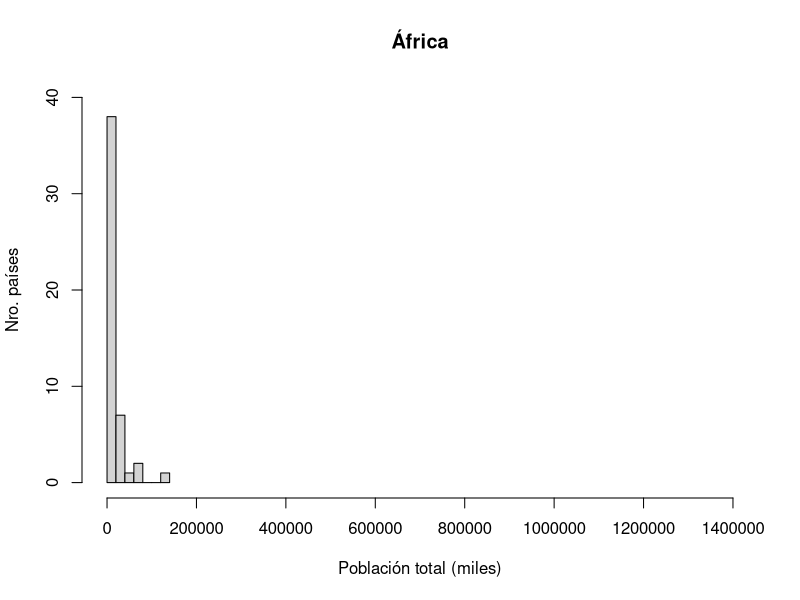
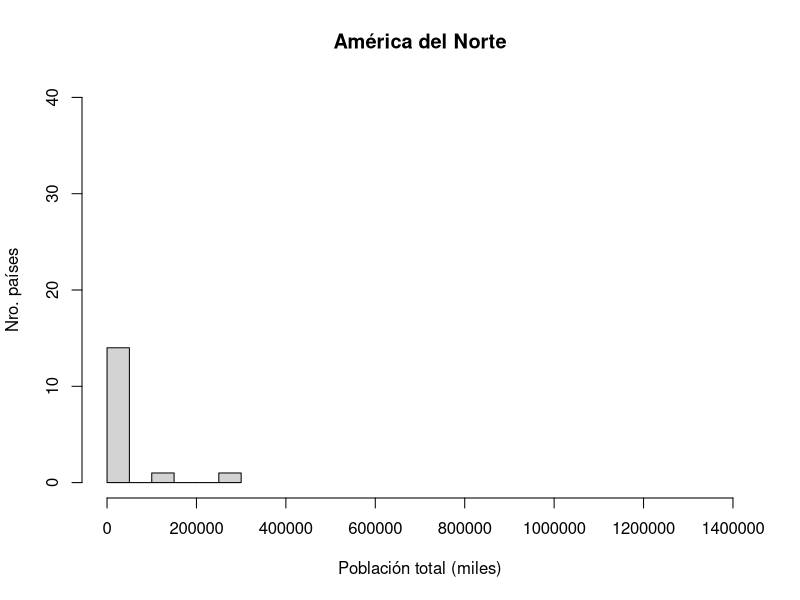
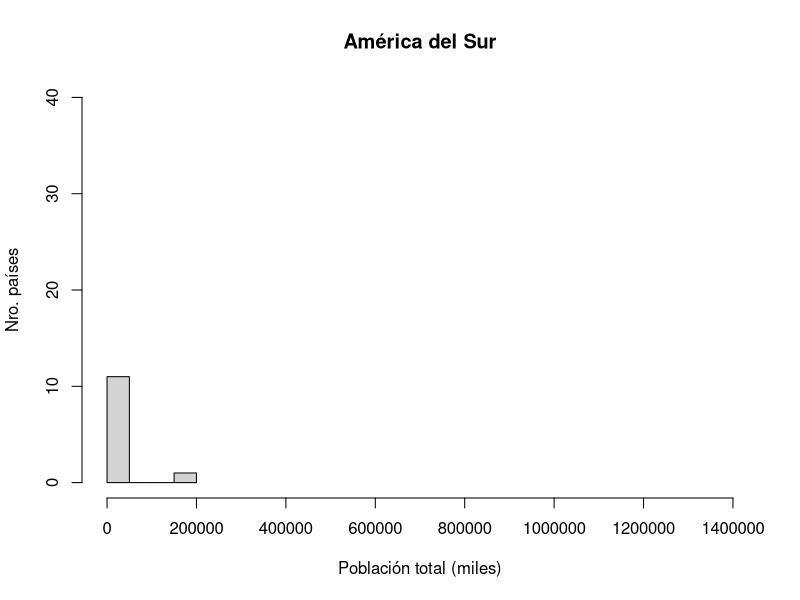
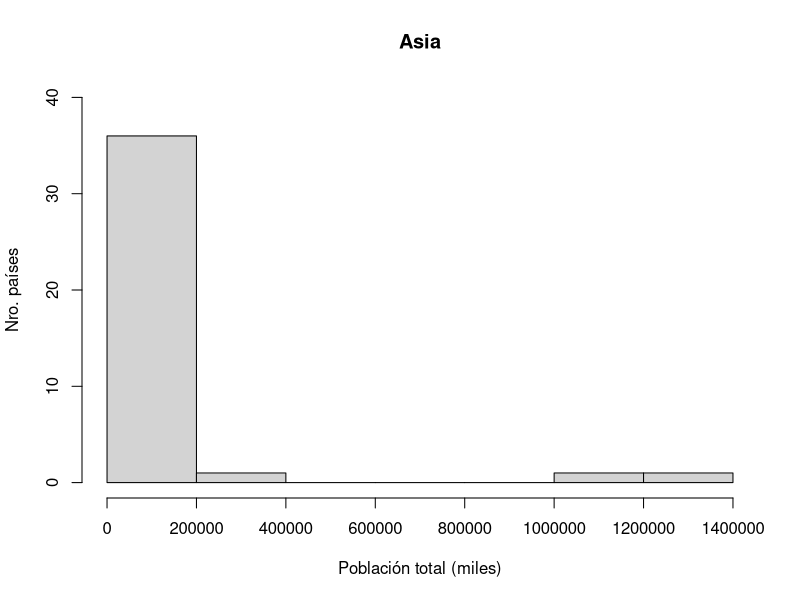
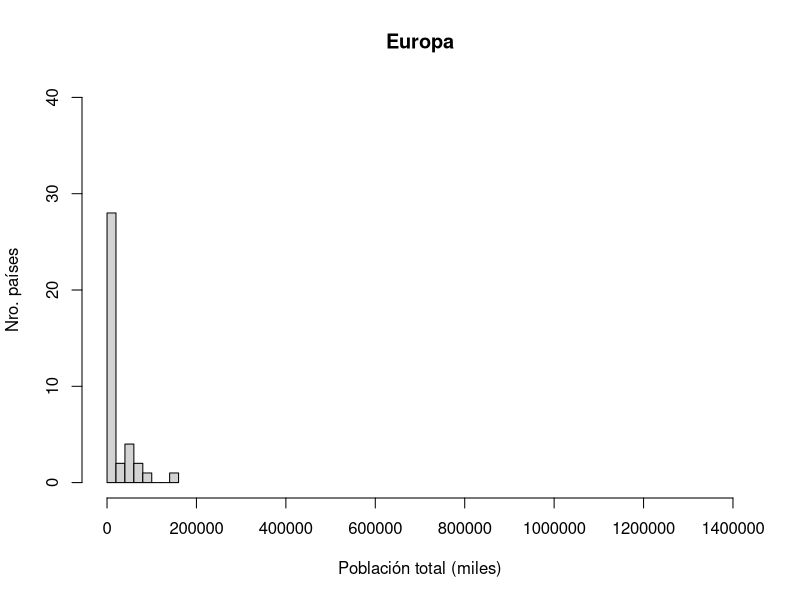
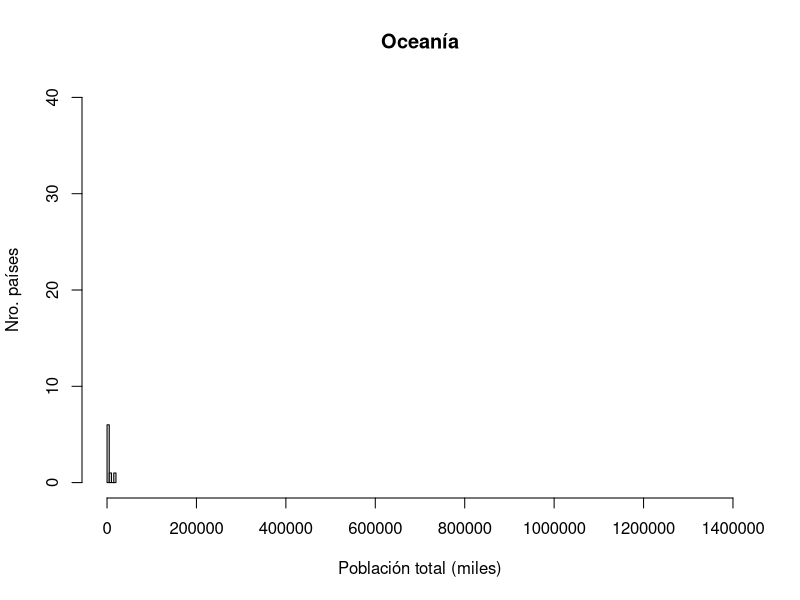

Recreate these plots in R, in order.
# 	
#		ESTADISTICA PARA INGENIEROS - PROYECTO 1
#
#		ACTIVIDAD 2
#
# 			Gráficos descriptivos de las variables por continente:
#				- Histograma:
#						- Población total
#						- Nacimientos anuales 
#				- Diagrama de caja:
#						- Tasa de mortalidad menores de 5 años
#						- Tasa de mortalidad menores de 1 año
#						- INB per capita
#						- Esperanza de vida al nacer
#
#			Continentes:
#				- Africa
#				- America del Norte
#				- America del Sur
#				- Asia
#				- Europa
#				- Oceania
#
#		A2_PoblacionTotal.R:
#			Script para graficar variable "Población total".
#
#		AUTORES:
#			- Jose Acevedo 13-10006
#			- Pablo Betancourt 13-10147

datosUnicef <- read.csv2("Unicef.csv", fileEncoding="latin1", check.names=FALSE)

# Extracción de datos
poblacionTotalAfrica <- as.numeric(unlist(subset(datosUnicef, Continente=="Africa")["Poblacion total (miles)"]))
poblacionTotalAmericaDelNorte <- as.numeric(unlist(subset(datosUnicef, Continente=="America del Norte")["Poblacion total (miles)"]))
poblacionTotalAmericaDelSur <- as.numeric(unlist(subset(datosUnicef, Continente=="America del Sur")["Poblacion total (miles)"]))
poblacionTotalAsia <- as.numeric(unlist(subset(datosUnicef, Continente=="Asia")["Poblacion total (miles)"]))
poblacionTotalEuropa <- as.numeric(unlist(subset(datosUnicef, Continente=="Europa")["Poblacion total (miles)"]))
poblacionTotalOceania <- as.numeric(unlist(subset(datosUnicef, Continente=="Oceania")["Poblacion total (miles)"]))

# Creación de histogramas por continente
jpeg("A2_Histograma1_PoblacionTotal_Africa.jpeg")
hist(poblacionTotalAfrica,
	main="África",
	xlab="Población total (miles)",
	ylab="Nro. países",
	xlim=c(0,1400000),
	ylim=c(0,40)
)

jpeg("A2_Histograma2_PoblacionTotal_AmericaDelNorte.jpeg")
hist(poblacionTotalAmericaDelNorte,
	main="América del Norte",
	xlab="Población total (miles)",
	ylab="Nro. países",
	xlim=c(0,1400000),
	ylim=c(0,40)
)

jpeg("A2_Histograma3_PoblacionTotal_AmericaDelSur.jpeg")
hist(poblacionTotalAmericaDelSur,
	main="América del Sur",
	xlab="Población total (miles)",
	ylab="Nro. países",
	xlim=c(0,1400000),
	ylim=c(0,40)
)	

jpeg("A2_Histograma4_PoblacionTotal_Asia.jpeg")
hist(poblacionTotalAsia,
	main="Asia",
	xlab="Población total (miles)",
	ylab="Nro. países",
	xlim=c(0,1400000),
	ylim=c(0,40)
)

jpeg("A2_Histograma5_PoblacionTotal_Europa.jpeg")
hist(poblacionTotalEuropa,
	main="Europa",
	xlab="Población total (miles)",
	ylab="Nro. países",
	xlim=c(0,1400000),
	ylim=c(0,40)
)

jpeg("A2_Histograma6_PoblacionTotal_Oceania.jpeg")
hist(poblacionTotalOceania,
	main="Oceanía",
	xlab="Población total (miles)",
	ylab="Nro. países",
	xlim=c(0,1400000),
	ylim=c(0,40)
)